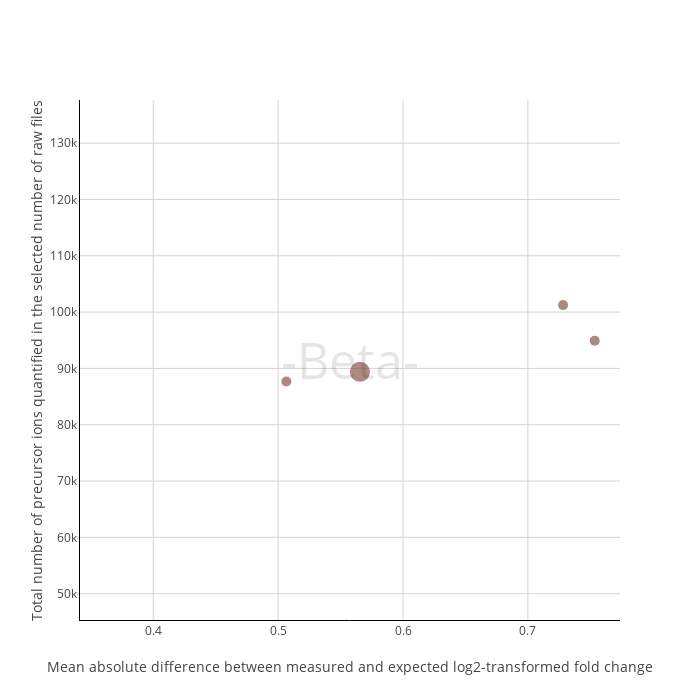

Notebook cell for this chart:
### Code cell
plot, results_versioning = plot_performance_metrics(file_paths_versioning, min_quant=3)
plot

### Figure 1 — Plotly figure (JSON) as saved in the notebook; plotly's stock layout.template omitted (floating-point values rounded to 4 significant figures)
{"data": [{"hovertext": ["ProteoBench ID: DIA-NN_20241122_130145<br>Software tool: DIA-NN 1.7.16<br>Comment (private submission): ", "ProteoBench ID: DIA-NN_20241122_130210<br>Software tool: DIA-NN 1.8<br>Comment (private submission): ", "ProteoBench ID: DIA-NN_20241122_130235<br>Software tool: DIA-NN 1.9.1<br>Comment (private submission): ", "ProteoBench ID: DIA-NN_20241122_130256<br>Software tool: DIA-NN 1.9.2<br>Comment (private submission): "], "marker": {"color": ["#8c564b", "#8c564b", "#8c564b", "#8c564b"], "showscale": false, "size": [10, 10, 10, 20]}, "mode": "markers", "name": "DIA-NN", "type": "scatter", "x": [0.7535, 0.7282, 0.5066, 0.5655], "y": [94926, 101241, 87691, 89399]}], "layout": {"annotations": [{"font": {"color": "rgba(0,0,0,0.1)", "size": 50}, "showarrow": false, "text": "-Beta-", "x": 0.5, "xref": "paper", "y": 0.5, "yref": "paper"}], "clickmode": "event+select", "height": 700, "width": 700, "xaxis": {"gridcolor": "lightgray", "gridwidth": 1, "linecolor": "black", "range": [0.3414, 0.7738], "showgrid": true, "title": {"text": "Mean absolute difference between measured and expected log2-transformed fold change"}}, "yaxis": {"gridcolor": "lightgray", "gridwidth": 1, "linecolor": "black", "range": [45335, 137656], "showgrid": true, "title": {"text": "Total number of precursor ions quantified in the selected number of raw files"}}}}
